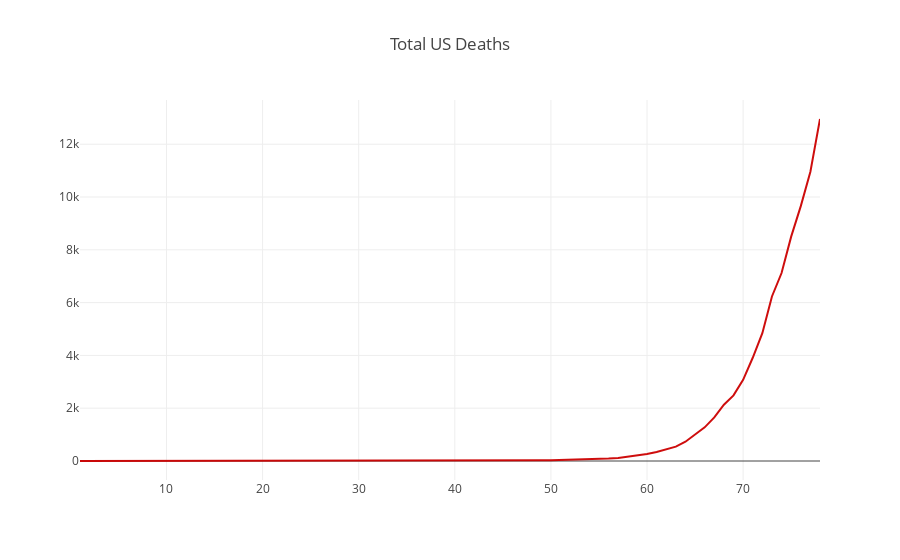

Source (notebook cell):
### Markdown cell above
## The Curve: Total Deaths, USA

Just 2020 COVID-19 Deaths, cumulative as reported by the New York Times (https://github.com/nytimes/covid-19-data).

**This is another scary graph!** The deaths keep piling up!

### Code cell
val curve_total_deaths: Vector[Int] = totalNewDaily(state = None).map(_.totalDeaths)

val curve_total_deaths_trace = Scatter(
  (1 to curve_new_deaths.size),
  curve_total_deaths,
  name = "2020 Covid Death-Toll",
  mode = ScatterMode(ScatterMode.Lines),
  marker = Marker(
    color = Color.RGBA(204, 0, 0, 0.95),
    line = Line(
      color = Color.RGBA(217, 217, 217, 1.0),
      width = 1.0
    ),
    symbol = Symbol.Circle(),
    size = 3
  )
)

val data = Seq(curve_total_deaths_trace)

val layout = Layout("Total US Deaths")

plot(data, layout)

### Figure 1 — Plotly figure (JSON) as saved in the notebook; plotly's stock layout.template omitted (floating-point values rounded to 4 significant figures)
{"data": [{"marker": {"color": "rgba(204, 0, 0, 0.95)", "line": {"color": "rgba(217, 217, 217, 1.0)", "width": 1}, "size": 3, "symbol": "circle"}, "mode": "lines", "name": "2020 Covid Death-Toll", "type": "scatter", "x": [1, 2, 3, 4, 5, 6, 7, 8, 9, 10, 11, 12, 13, 14, 15, 16, 17, 18, 19, 20, 21, 22, 23, 24, 25, 26, 27, 28, 29, 30, 31, 32, 33, 34, 35, 36, 37, 38, 39, 40, 41, 42, 43, 44, 45, 46, 47, 48, 49, 50, 51, 52, 53, 54, 55, 56, 57, 58, 59, 60, 61, 62, 63, 64, 65, 66, 67, 68, 69, 70, 71, 72, 73, 74, 75, 76, 77, 78], "y": [0, 0, 0, 0, 0, 0, 0, 0, 0, 0, 0, 0, 0, 0, 0, 0, 0, 0, 0, 0, 0, 0, 0, 0, 0, 0, 0, 0, 0, 0, 0, 0, 0, 0, 0, 0, 0, 0, 0, 1, 3, 6, 10, 12, 12, 15, 19, 22, 26, 31, 37, 43, 50, 60, 68, 91, 116, 157, 203, 265, 343, 436, 546, 731, 990, 1275, 1649, 2134, 2486, 3073, 3911, 4841, 6232, 7121, 8499, 9655, 10959, 12956, 14827]}], "layout": {"title": "Total US Deaths"}}
